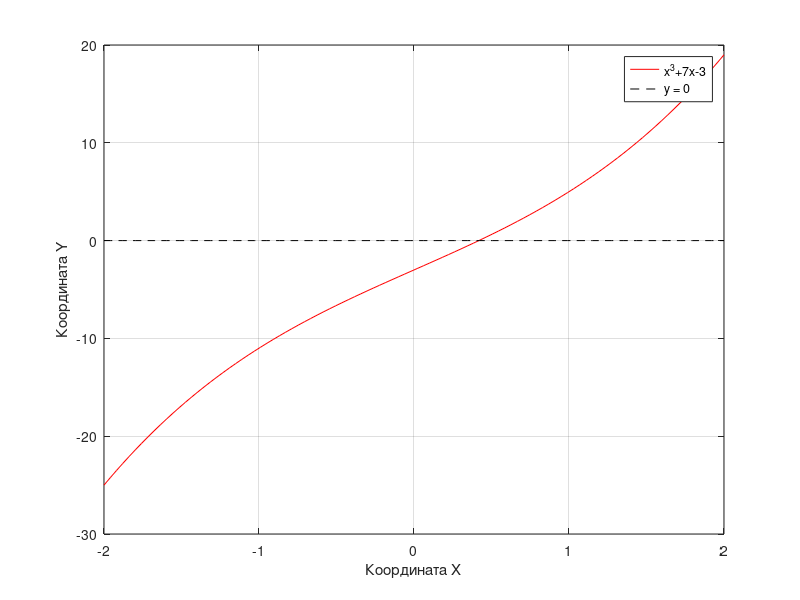

Source code (MATLAB): (Note: this script raises an error after producing the figure.)
%Вариант 28

%Уравнение и диапазон
F = @(x) x.^3 + 7 * x - 3;
x = linspace(-2, 2);
y0 = 0 * x; %просто прямая y = 0, чтобы было наглядней
del = 0.01; %погрешность


%График и его оформление
plot(x, F(x), 'r')
xlabel('Координата X');
ylabel('Координата Y');
hold on
plot(x, y0, 'black--')
legend('x^3+7x-3', 'y = 0'); 
grid on;

%Метод деления отрезка пополам

%Начало и конец отрезка, где есть корень
%Обязательное условие - функция должна менять знак (ну логично же...)
a = -1;   
b = 1;

%Сам метод
while(abs(b - a) > 2 * del)
    x = ( a + b ) ./ 2; %середина отрезка
    if((F(a) * F(x)) < 0) %функция поменяла знак, значит корень
                           % уже будет в отрезке [a,x]
        b = x; 
    else %функция не поменяла знак, значит корень
                           % уже будет в отрезке [x,b]
        a = x;
    end
end

disp('Корень уравнения с помощью метода деления отрезка пополам');
disp(x);


%Метод Ньютона (метод касательных)

a = -1; b = 1; %переопределение отрезка, чтобы не использовать
                %доп. переменные
der = derivative(); %вызов производной 1-го порядка
der2 = derivative2(); %вызов производной 2-го порядка

%Начальное приближение должно удовлетворять следующему условию
if (F(a) * der2(a) > 0)
    temp = a; 
else
    temp = b;
end
xn = temp - (F(temp) ./ der(temp)); %считаем первое приближение

while(abs(temp - xn) > del) %пока не достигнем необходимой точности, будет продолжать вычислять
    temp = xn;
    xn = temp - (F(temp) ./ der(temp)); %непосредственно формула Ньютона
end

disp('Корень уравнения с помощью метода Ньютона');
disp(xn);

%Метод простой итерации
a = -1; b = 1; %переопределение отрезка, чтобы не использовать
                %доп. переменные
x0 = (a + b) ./ 2; %просто начальное приближение
M = @(x0) 1.01 .* der(x0); %некоторая постоянная
f = @ (x) x - F(x) ./ M(x); % φ(x) - как в методичке

%Сам метод (подставляем новое значение в функцию и т.д.)
x0 = f(x0);
while(abs(x0 - f(x0)) > del)
    x0 = f(x0);    
end

disp('Корень уравнения с помощью метода простых итераций');
disp(x0);

%Первая производная функции
function der = derivative() 
    syms x;
    f = x.^3 + 6 * x + 3;
    syms der;
    der = matlabFunction(diff(f));
end

%Вторая производная функции
function der2 = derivative2() 
    syms x;
    f = x.^3 + 6 * x + 3;
    syms der2;
    der2 = matlabFunction(diff(f, 2));
    end
